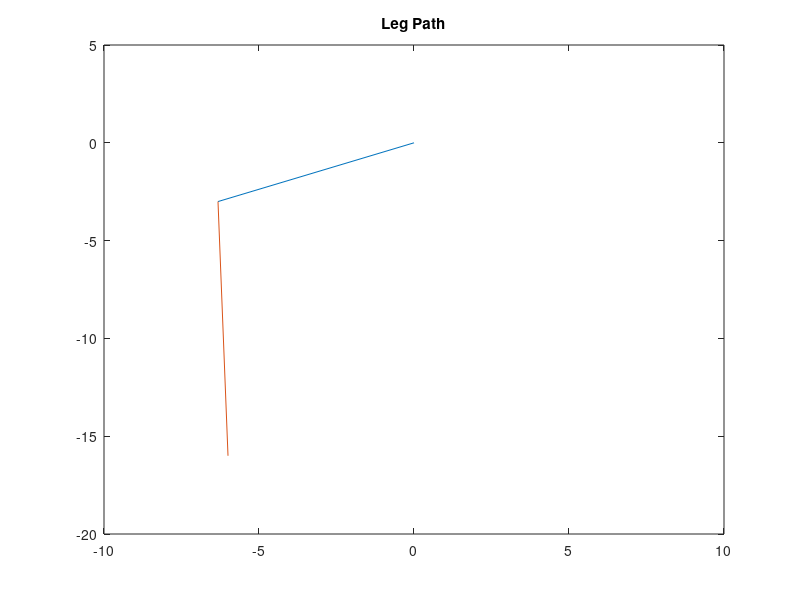

MATLAB code to generate this figure:
clear
close all

%Defining Cartesian Coordinates
x=[-6 -5 -4 -2 0 2 4 5 6 5 4 2 0 -2 -4 -5 -6]; 
y=[-13 -14 -14.5 -15 -15 -15 -15 -15.5 -16 -16 -16 -16 -16 -16 -16 -16 -16];

% Joint Lengths
L1=7;
L2=13;

theta1 = []; % Initialize empty array for theta1
theta2 = []; % Initialize empty array for theta2


% Loop through each target point and calculate the joint angles
for i = 1:length(x)
    x1 = x(i); % Target x-coordinate
    y1 = y(i); % Target y-coordinate

    % Calculate the inverse kinematics
     L3=x1^2 + y1^2;
     theta2_i = acos((L3- L1^2 - L2^2)/(2*L1*L2));
     theta1_i = atan2(y1,x1) - atan2((L2*sin(theta2_i)),(L1 + L2*cos(theta2_i)));
     
     theta1 = [theta1, theta1_i*(180/pi)]; % Append theta1_i to theta1
     theta2 = [theta2, theta2_i*(180/pi)]; % Append theta2_i to theta2
end

% Plotting the Legs Trajectory
figure;

for i = 1:length(theta1)
    x = L1*cosd(theta1(i));
    y = L1*sind(theta1(i));

    x1 = L2*cosd(theta1(i)+theta2(i));
    y1 = L2*sind(theta1(i)+theta2(i));

    x2 = x + x1;
    y2 = y + y1; 

    plot([0,x],[0,y],'-', ... 
        [x, x2],[y, y2],'-')
    xlim([-10 10])
    ylim([-20 5])
    title("Leg Path")
    drawnow;
    pause(0.2);
end



